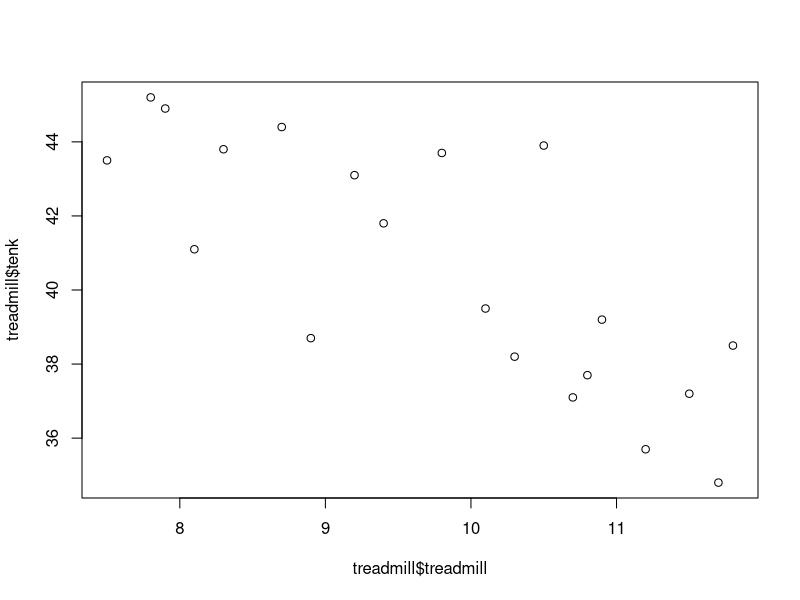
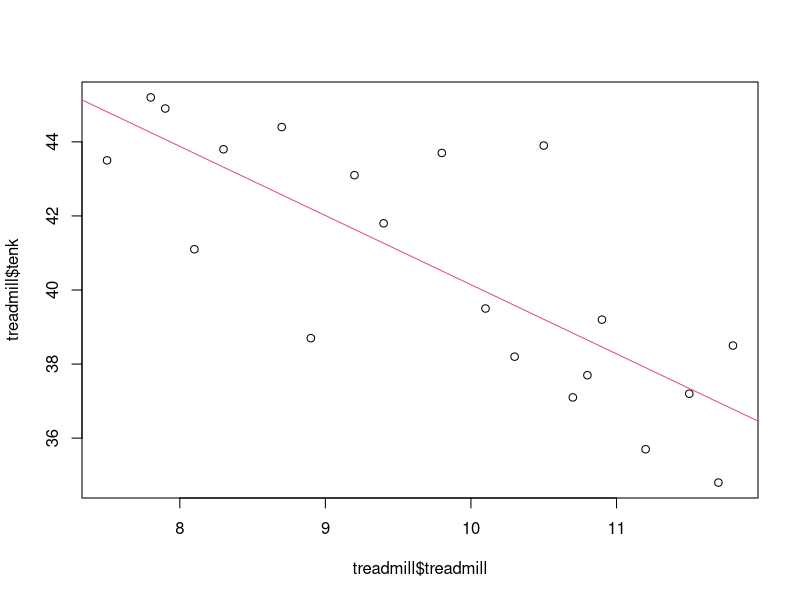

These charts were generated, in order, by the following R code:
## ---- chunk 1
knitr::opts_chunk$set(echo = TRUE, warnings = FALSE, error = FALSE)
## ---- chunk 2
treadmill <- read.table(file="data/fitness.txt", header=TRUE)
## ---- chunk 3
plot(treadmill$treadmill, treadmill$tenk)
## ---- chunk 4
slr_tread <- lm(tenk ~ treadmill, data=treadmill)
plot(treadmill$treadmill, treadmill$tenk)
abline(slr_tread, col=2)
## ---- chunk 5
summary(slr_tread)
## ---- chunk 6
RSE <- 2.102
RSE**2
## ---- chunk 7
confint(slr_tread, 'treadmill', level=0.95)
